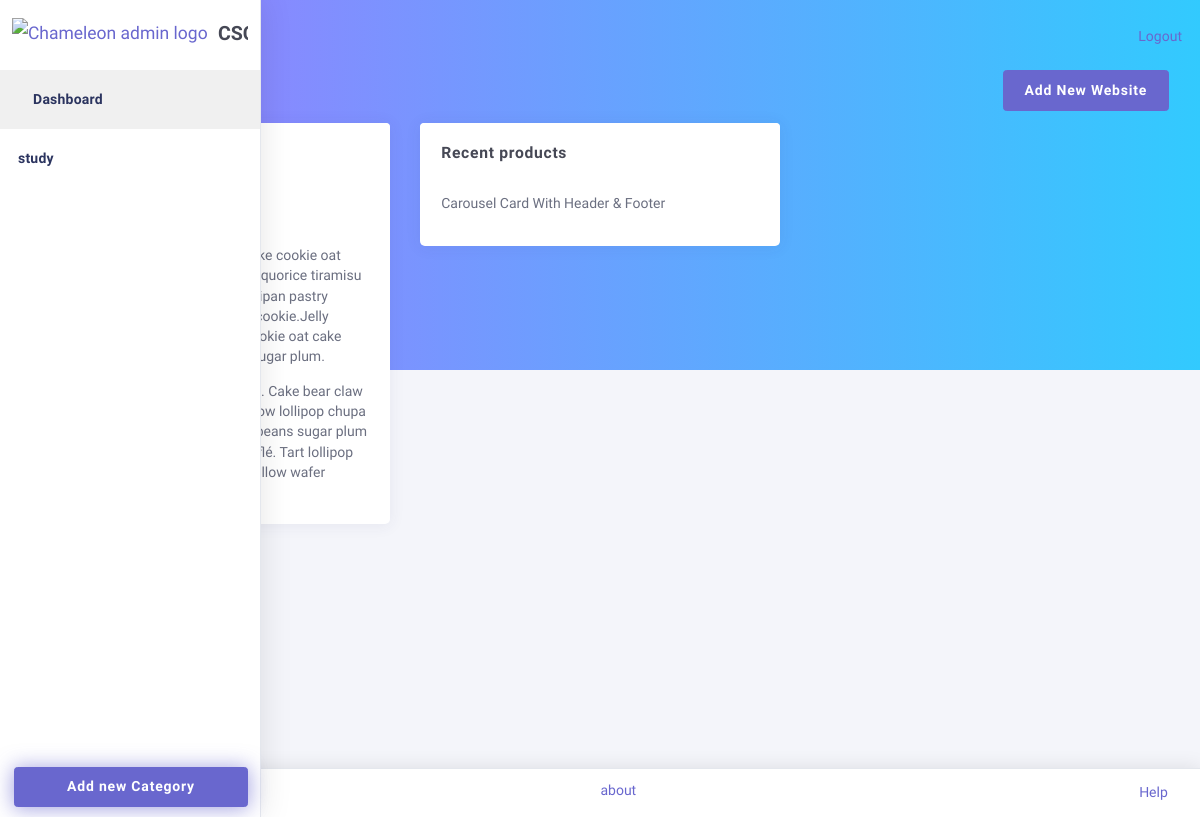
The page / (signed in) on the database as committed earlier.
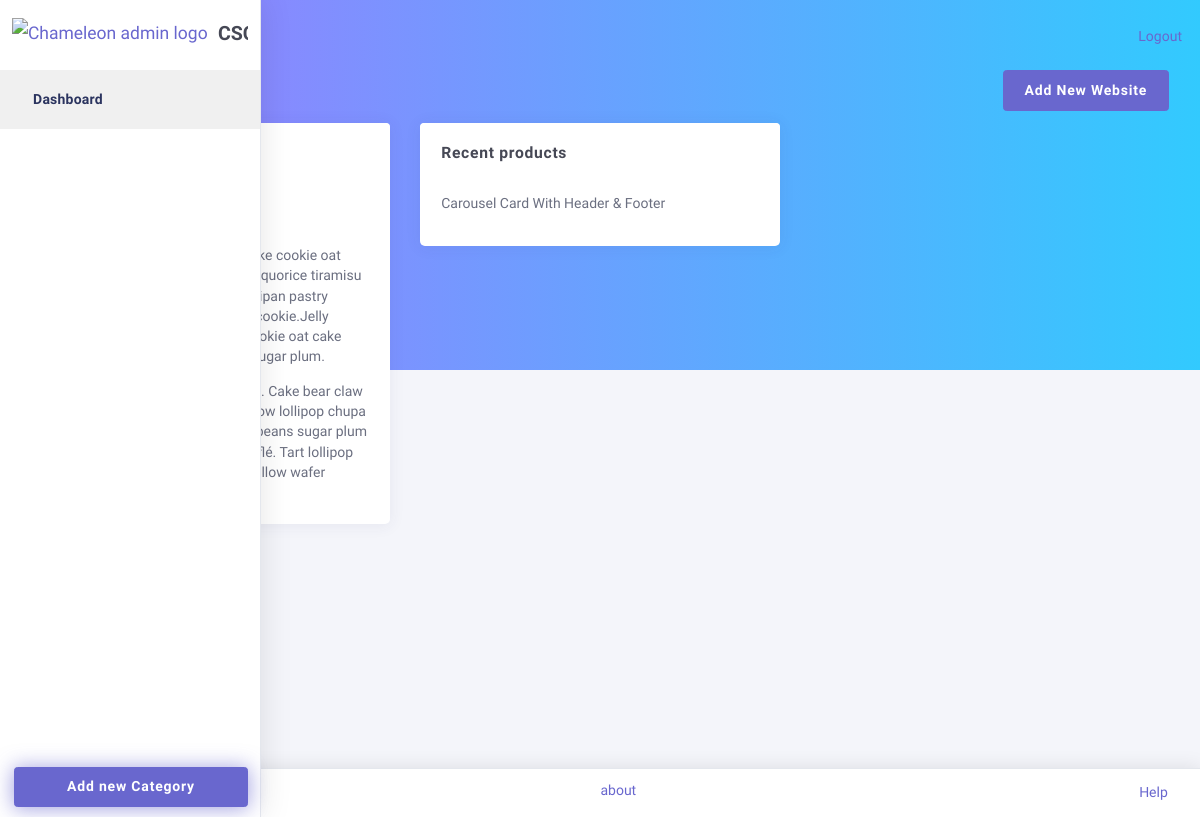
The same page on the database as committed later.
### portal/models.py (models this page shows, shortened)
class Category(models.Model):
    title = models.CharField(max_length=100)
    author =  models.ForeignKey(User, on_delete=models.CASCADE)

### portal/views.py (the view)
# urls.py: path('', views.home, name='portal-home'),
def home(request):
    content = {}
    if request.user.is_authenticated:
        categories = Category.objects.filter(author=request.user)
        content = {
            'categories': categories
        }
    return render(request, 'portal/home.html', content)

### portal/templates/portal/home.html (shortened to what this page needs)
<!DOCTYPE html>
{% load static %}
<html class="loading" lang="en" data-textdirection="ltr">
  <head>
    <link href="https://maxcdn.icons8.com/fonts/line-awesome/1.1/css/line-awesome.min.css" rel="stylesheet">
    <link rel="stylesheet" type="text/css" href="{% static 'theme-assets/css/vendors.css' %}">
    <link rel="stylesheet" type="text/css" href="{% static 'theme-assets/vendors/css/charts/chartist.css' %}">
    <link rel="stylesheet" type="text/css" href="{% static 'theme-assets/css/app-lite.css' %}">
    <link rel="stylesheet" type="text/css" href="{% static 'theme-assets/css/core/menu/menu-types/vertical-menu.css' %}">
    <link rel="stylesheet" type="text/css" href="{% static 'theme-assets/css/core/colors/palette-gradient.css' %}">
    <link rel="stylesheet" type="text/css" href="{% static 'theme-assets/css/pages/dashboard-ecommerce.css' %}">
  </head>
  <body class="vertical-layout vertical-menu 2-columns fixed-navbar" data-open="click" data-menu="vertical-menu" data-color="bg-gradient-x-purple-blue" data-col="2-columns">
    <nav class="header-navbar navbar-expand-md navbar navbar-with-menu navbar-without-dd-arrow fixed-top navbar-semi-light">
      <div class="navbar-wrapper">
        <div class="navbar-container content">
          <div class="collapse navbar-collapse show" id="navbar-mobile">
            <ul class="nav navbar-nav mr-auto float-left">
              <li class="nav-item dropdown navbar-search"><a class="nav-link dropdown-toggle hide" data-toggle="dropdown" href="#"></a>
              </li>
            </ul>
            <ul class="nav navbar-nav float-right">
              {% if user.is_authenticated %}
                  <a href="{% url 'logout' %}"> Logout </a>
              {% else %}
                  <a href="{% url 'login' %}"> Login </a>
              {% endif%}
            </ul>
          </div>
        </div>
      </div>
    </nav>
   <div class="main-menu menu-fixed menu-light menu-accordion    menu-shadow " data-scroll-to-active="true" data-img='https://source.unsplash.com/twukN12EN7c/1920x1080'>
    <div class="navbar-header">
      <ul class="nav navbar-nav flex-row">
        <li class="nav-item mr-auto"><a class="navbar-brand" href=""><img class="brand-logo" alt="Chameleon admin logo" src="{% static 'theme-assets/images/logo/logo.png' %}"/>
            <h3 class="brand-text">CSCI 3100</h3></a></li>
      </ul>
    </div>
    <div class="main-menu-content">
      <ul class="navigation navigation-main" id="main-menu-navigation" data-menu="menu-navigation">
        <li class="active"><a href=""><i class="ft-home"></i><span class="menu-title" data-i18n="">Dashboard</span></a>
        </li>
        {% for category in categories %}
            <li class=" nav-item">
            <a href="{% url 'portal-category' category.id  %}">{{ category.title }}</a>
            </li>
        {% endfor %}
      </ul>
      <a href="" class="btn btn-primary btn-block btn-glow btn-upgrade-pro mx-1" data-toggle="modal" data-target="#modalAddCategoryForm">
        Add new Category
      </a>
    </div>
    <div class="navigation-background"></div>
  </div>
  <div class="app-content content">
    <div class="content-wrapper">
      <div class="content-header row">
        <div class="content-header-left col-md-4 col-12 mb-2">
          <h3 class="content-header-title">Home</h3>
        </div>
        <div class="content-header-right col-md-8 col-12">
          <div class="breadcrumbs-top float-md-right">
            <div class="text-center">
              <a href="" class="btn btn-primary btn-block" data-toggle="modal" data-target="#modalSearchForm">
                Add New Website
              </a>
            </div>
          </div>
        </div>
      </div>
      <div class="content-body">
<div class="row match-height">
  <div class="col-xl-4 col-lg-6 col-md-12">
          <div class="card">
              <div class="card-header">
                  <h4 class="card-title" id="heading-multiple-thumbnails">Multiple Thumbnail</h4>
                  <div class="heading-elements">
                      <ul class="list-inline mb-0">
                          <li><a data-action="collapse"><i class="ft-minus"></i></a></li>
                          <li><a data-action="reload"><i class="ft-rotate-cw"></i></a></li>
                          <li><a data-action="close"><i class="ft-x"></i></a></li>
                      </ul>
                  </div>
              </div>
              <div class="card-content collapse show">
                  <div class="card-body">
                      <h4 class="card-title">Content title</h4>
                      <p class="card-text">Jelly beans sugar plum cheesecake cookie oat cake soufflé.Tootsie roll bonbon liquorice tiramisu pie powder.Donut sweet
                          roll marzipan pastry cookie cake tootsie roll oat cake cookie.Jelly beans sugar plum cheesecake cookie oat cake soufflé. Tart lollipop carrot cake sugar plum. </p>
                      <p class="card-text">Sweet roll marzipan pastry halvah. Cake bear claw sweet. Tootsie roll pie marshmallow lollipop chupa chups donut fruitcake
                          cake.Jelly beans sugar plum cheesecake cookie oat cake soufflé. Tart lollipop carrot cake sugar plum. Marshmallow
                          wafer tiramisu jelly beans.</p>
                  </div>
              </div>
          </div>
  </div>
  <div class="col-xl-4 col-lg-6 col-md-12">
      <div class="card">
        <div class="card-header">
            <h4 class="card-title" id="heading-multiple-thumbnails">Recent products</h4>
            <div class="heading-elements">
                <ul class="list-inline mb-0">
                    <li><a data-action="collapse"><i class="ft-minus"></i></a></li>
                    <li><a data-action="reload"><i class="ft-rotate-cw"></i></a></li>
                    <li><a data-action="close"><i class="ft-x"></i></a></li>
                </ul>
            </div>
        </div>
          <div class="card-content collapse show">
              <div class="card-body" id='box2_text'>
                  <h6 class="card-subtitle text-muted">Carousel Card With Header & Footer</h6>
              </div>
          </div>
      </div>
  </div>
</div>
      </div>
    </div>
  </div>
  <footer class="footer footer-static footer-light navbar-border navbar-shadow">
    <div class="clearfix blue-grey lighten-2 text-sm-center mb-0 px-2"><span class="float-md-left d-block d-md-inline-block">CSCI 3100 </span>
      <ul class="list-inline float-md-right d-block d-md-inline-blockd-none d-lg-block mb-0">
        <li class="list-inline-item"><a class="my-1" href="" target="_blank"> Help</a></li>
        </ul>
    <div>
    <a href="{% url  'portal-about' %}"> about </a>
    </div>
    </div>
  </footer>
    </body>
</html>

### portal/static/theme-assets/css/pages/dashboard-ecommerce.css (style rules this page uses)
.content .content-wrapper { padding-top: 0 !important; }

Rows that differ between the two databases and show on the page:
removed Category: title "study"
